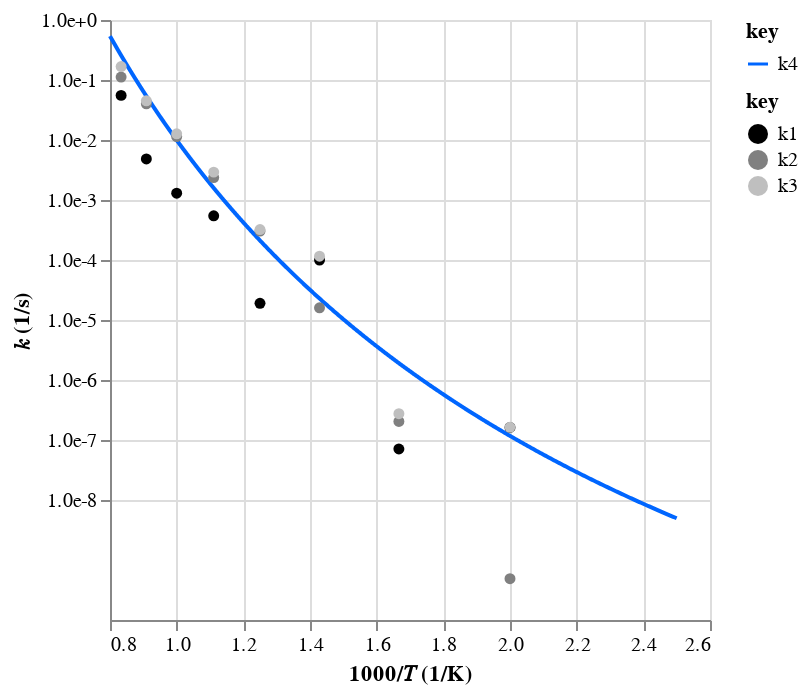

Here is the notebook cell this chart was saved with:
### Code cell
# S(1210)r0 = C5Oqidgnvrs + OH(4) (1,3-epoxy)
e13_mess_out_fake = """
W2->W17

P\T           500       600       700       800       900     1e+03   1.1e+03   1.2e+03   1.3e+03   1.4e+03   1.5e+03   1.6e+03   1.7e+03   1.8e+03   1.9e+03     2e+03
0.1     -8.79e-09  1.59e-07  1.49e-06  1.09e-06   1.4e-05  8.25e-05 -0.000296  0.000486   0.00618    0.0543     0.507      3.29      18.5      67.4       208       513
1        1.62e-07  7.08e-08  9.97e-05   1.9e-05  0.000545    0.0013   0.00483    0.0554     0.355      1.74      8.83      40.3       177       598  1.82e+03  4.44e+03
10      -1.86e-07 -1.12e-06   0.00425 -0.000453   0.00998      0.13     0.877      4.41      17.7      57.1       175       496  1.46e+03   3.9e+03  1.02e+04   2.3e+04
100      1.08e-05 -6.83e-05    0.0176    0.0916      1.07      10.5      60.8       240       725   1.8e+03  4.08e+03  8.46e+03  1.73e+04  3.35e+04   6.6e+04  1.22e+05
O-O      4.52e-09  1.02e-05   0.00262      0.17      4.42      60.1       511  3.06e+03  1.39e+04  5.12e+04  1.59e+05  4.27e+05  1.03e+06  2.24e+06  4.51e+06  8.48e+06
"""
e13_mess_out_real = """
W2->P5

P\T           500       600       700       800       900     1e+03   1.1e+03   1.2e+03   1.3e+03   1.4e+03   1.5e+03   1.6e+03   1.7e+03   1.8e+03   1.9e+03     2e+03
0.1      -1.2e-09 -1.13e-08 -1.16e-06  4.56e-07  7.88e-06  5.39e-05  0.000307    0.0016   0.00692    0.0213    0.0595     0.138     0.313     0.478     0.235    -0.861
1        4.88e-10  2.04e-07   1.6e-05  0.000303   0.00237    0.0114    0.0401     0.112      0.28     0.604      1.25      2.44       4.7       8.5      13.5      20.1
10      -5.18e-10  3.86e-06  0.000557    0.0173     0.194      1.07      3.67      8.97      17.5      28.3      41.6      59.5      85.4       125       165       220
100      3.57e-09  3.22e-06     0.001    0.0528     0.998      8.67      42.9       138       330       627     1e+03  1.46e+03  1.95e+03  2.53e+03  2.92e+03  3.37e+03
O-O           ***       ***       ***       ***       ***       ***       ***       ***       ***       ***       ***       ***       ***       ***       ***       ***
"""
e13_rxn_fake = ac.rate.from_mess_channel_output(e13_mess_out_fake)
e13_rxn_real = ac.rate.from_mess_channel_output(e13_mess_out_real)
e13_rxn_data = e13_rxn_fake + e13_rxn_real
e13_rxn_fit = ac.rate.fit_plog(e13_rxn_data, sanitize=False)
ac.rate.display([e13_rxn_fake, e13_rxn_real, e13_rxn_data, e13_rxn_fit])

### Figure 1 — Vega-Lite specification as saved in the notebook (floating-point values rounded to 4 significant figures; data arrays with more than 128 entries replaced by an {"elided": "..."} marker saying what was removed)
{"config": {"view": {"continuousWidth": 300, "continuousHeight": 300}}, "layer": [{"data": {"name": "data-331f575099e9c0d1a75cc1795056275b"}, "mark": {"type": "line"}, "encoding": {"color": {"field": "key", "scale": {"domain": ["k4"], "range": ["#0066ff"]}, "type": "nominal"}, "x": {"field": "x", "scale": {"zero": false}, "title": "1000/𝑇 (1/K)", "type": "quantitative"}, "y": {"axis": {"format": ".1e", "values": [1e-08, 1e-07, 1e-06, 1e-05, 0.0001, 0.001, 0.01, 0.1, 1, 10]}, "field": "value", "scale": {"type": "log"}, "title": "𝑘 (1/s)", "type": "quantitative"}}, "transform": [{"fold": ["k4"]}]}, {"data": {"name": "data-0eaad5f18bddd0feca15744010e8e100"}, "mark": {"type": "point", "filled": true, "opacity": 1}, "encoding": {"color": {"field": "key", "scale": {"domain": ["k1", "k2", "k3"], "range": ["#000000", "#808080ff", "#bfbfbfff"]}, "type": "nominal"}, "x": {"field": "x", "scale": {"zero": false}, "title": "1000/𝑇 (1/K)", "type": "quantitative"}, "y": {"axis": {"format": ".1e", "values": [1e-09, 1e-08, 1e-07, 1e-06, 1e-05, 0.0001, 0.001, 0.01, 0.1, 1]}, "field": "value", "scale": {"type": "log"}, "title": "𝑘 (1/s)", "type": "quantitative"}}, "transform": [{"fold": ["k1", "k2", "k3"]}]}], "resolve": {"scale": {"color": "independent"}}, "$schema": "https://vega.github.io/schema/vega-lite/v5.20.1.json", "datasets": {"data-331f575099e9c0d1a75cc1795056275b": {"elided": "1000 records"}, "data-0eaad5f18bddd0feca15744010e8e100": [{"x": 2.0, "k1": 1.62e-07, "k2": 4.88e-10, "k3": 1.625e-07}, {"x": 1.667, "k1": 7.08e-08, "k2": 2.04e-07, "k3": 2.748e-07}, {"x": 1.429, "k1": 9.97e-05, "k2": 1.6e-05, "k3": 0.0001157}, {"x": 1.25, "k1": 1.9e-05, "k2": 0.000303, "k3": 0.000322}, {"x": 1.111, "k1": 0.000545, "k2": 0.00237, "k3": 0.002915}, {"x": 1.0, "k1": 0.0013, "k2": 0.0114, "k3": 0.0127}, {"x": 0.9091, "k1": 0.00483, "k2": 0.0401, "k3": 0.04493}, {"x": 0.8333, "k1": 0.0554, "k2": 0.112, "k3": 0.1674}]}}
